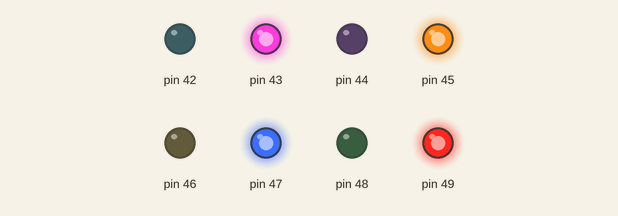
This sketch was run on a simulated Arduino Mega 2560, built with avr-gcc and run on an emulated ATmega2560. Parts: output pins drawn as LEDs (lit = HIGH).

Above: at 0.1 s.
Timing chart, 0 to 1.6 s (numbered marks = the images above):
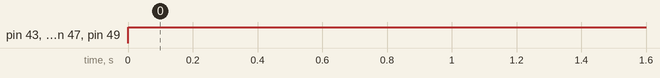

Measured:
- by itself, pin 43, pin 45, pin 47, pin 49: LOW → HIGH at 0.00 s

The sketch:

sketch.ino
```cpp
void setup() {
  // put your setup code here, to run once:
  volatile char *ddr_l=(char*)0x10A;
  *ddr_l=0xff;
}

void loop() {
  // put your main code here, to run repeatedly:
  volatile char *port_l=(char*)0x10B;
  *port_l=0b0101010101;
}
```
